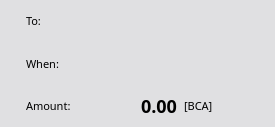
<?xml version="1.0" encoding="UTF-8"?>
<ui version="4.0">
 <class>LastSendTransactionView</class>
 <widget class="QWidget" name="LastSendTransactionView">
  <property name="geometry">
   <rect>
    <x>0</x>
    <y>0</y>
    <width>275</width>
    <height>127</height>
   </rect>
  </property>
  <property name="sizePolicy">
   <sizepolicy hsizetype="Fixed" vsizetype="Fixed">
    <horstretch>0</horstretch>
    <verstretch>0</verstretch>
   </sizepolicy>
  </property>
  <property name="minimumSize">
   <size>
    <width>275</width>
    <height>127</height>
   </size>
  </property>
  <property name="maximumSize">
   <size>
    <width>275</width>
    <height>127</height>
   </size>
  </property>
  <property name="windowTitle">
   <string>Form</string>
  </property>
  <layout class="QHBoxLayout" name="layout">
   <property name="spacing">
    <number>0</number>
   </property>
   <property name="leftMargin">
    <number>0</number>
   </property>
   <property name="topMargin">
    <number>0</number>
   </property>
   <property name="rightMargin">
    <number>0</number>
   </property>
   <property name="bottomMargin">
    <number>0</number>
   </property>
   <item>
    <widget class="QWidget" name="widget" native="true">
     <property name="styleSheet">
      <string notr="true">background-color: #e0e0e2;</string>
     </property>
     <layout class="QHBoxLayout" name="layout2">
      <property name="spacing">
       <number>0</number>
      </property>
      <property name="leftMargin">
       <number>0</number>
      </property>
      <property name="topMargin">
       <number>0</number>
      </property>
      <property name="rightMargin">
       <number>0</number>
      </property>
      <property name="bottomMargin">
       <number>0</number>
      </property>
      <item>
       <layout class="QVBoxLayout" name="verticalLayout">
        <property name="spacing">
         <number>0</number>
        </property>
        <item>
         <layout class="QHBoxLayout" name="horizontalLayout">
          <property name="leftMargin">
           <number>5</number>
          </property>
          <property name="rightMargin">
           <number>5</number>
          </property>
          <item>
           <widget class="QLabel" name="label_2">
            <property name="sizePolicy">
             <sizepolicy hsizetype="Fixed" vsizetype="Preferred">
              <horstretch>0</horstretch>
              <verstretch>0</verstretch>
             </sizepolicy>
            </property>
            <property name="font">
             <font>
              <family>Roboto Mono</family>
              <pointsize>-1</pointsize>
              <weight>50</weight>
              <bold>false</bold>
             </font>
            </property>
            <property name="styleSheet">
             <string notr="true">font-family: &quot;Roboto Mono&quot;;
font-size: 11px;
font-weight: 400;
padding-left: 18px;</string>
            </property>
            <property name="text">
             <string>To:</string>
            </property>
           </widget>
          </item>
          <item>
           <widget class="QLabel" name="labelTo">
            <property name="sizePolicy">
             <sizepolicy hsizetype="Expanding" vsizetype="Preferred">
              <horstretch>0</horstretch>
              <verstretch>0</verstretch>
             </sizepolicy>
            </property>
            <property name="font">
             <font>
              <family>Roboto Mono</family>
              <pointsize>-1</pointsize>
              <weight>87</weight>
              <bold>true</bold>
             </font>
            </property>
            <property name="styleSheet">
             <string notr="true">font-family: &quot;Roboto Mono&quot;;
font-size: 11px;
font-weight: 700;
padding-right: 17px;</string>
            </property>
            <property name="text">
             <string/>
            </property>
            <property name="alignment">
             <set>Qt::AlignRight|Qt::AlignTrailing|Qt::AlignVCenter</set>
            </property>
           </widget>
          </item>
         </layout>
        </item>
        <item>
         <layout class="QHBoxLayout" name="horizontalLayout_2">
          <property name="leftMargin">
           <number>5</number>
          </property>
          <property name="rightMargin">
           <number>5</number>
          </property>
          <item>
           <widget class="QLabel" name="label_4">
            <property name="sizePolicy">
             <sizepolicy hsizetype="Fixed" vsizetype="Preferred">
              <horstretch>0</horstretch>
              <verstretch>0</verstretch>
             </sizepolicy>
            </property>
            <property name="font">
             <font>
              <family>Roboto Mono</family>
              <pointsize>-1</pointsize>
              <weight>50</weight>
              <bold>false</bold>
             </font>
            </property>
            <property name="styleSheet">
             <string notr="true">font-family: &quot;Roboto Mono&quot;;
font-size: 11px;
font-weight: 400;
padding-left: 18px;</string>
            </property>
            <property name="text">
             <string>When:</string>
            </property>
           </widget>
          </item>
          <item>
           <widget class="QLabel" name="labelWhen">
            <property name="sizePolicy">
             <sizepolicy hsizetype="Expanding" vsizetype="Preferred">
              <horstretch>0</horstretch>
              <verstretch>0</verstretch>
             </sizepolicy>
            </property>
            <property name="styleSheet">
             <string notr="true">font-family: &quot;Roboto Mono&quot;;
font-size: 11px;
font-weight: 400;
padding-right: 17px;</string>
            </property>
            <property name="text">
             <string/>
            </property>
            <property name="alignment">
             <set>Qt::AlignRight|Qt::AlignTrailing|Qt::AlignVCenter</set>
            </property>
           </widget>
          </item>
         </layout>
        </item>
        <item>
         <layout class="QHBoxLayout" name="horizontalLayout_3">
          <property name="leftMargin">
           <number>5</number>
          </property>
          <property name="rightMargin">
           <number>5</number>
          </property>
          <item>
           <widget class="QLabel" name="label">
            <property name="sizePolicy">
             <sizepolicy hsizetype="Fixed" vsizetype="Preferred">
              <horstretch>0</horstretch>
              <verstretch>0</verstretch>
             </sizepolicy>
            </property>
            <property name="font">
             <font>
              <family>Roboto Mono</family>
              <pointsize>-1</pointsize>
              <weight>50</weight>
              <bold>false</bold>
             </font>
            </property>
            <property name="styleSheet">
             <string notr="true">font-family: &quot;Roboto Mono&quot;;
font-size: 11px;
font-weight: 400;
padding-left: 18px;</string>
            </property>
            <property name="text">
             <string>Amount:</string>
            </property>
           </widget>
          </item>
          <item>
           <widget class="QLabel" name="amountLabel">
            <property name="font">
             <font>
              <family>Roboto Mono</family>
              <pointsize>-1</pointsize>
              <weight>87</weight>
              <bold>true</bold>
             </font>
            </property>
            <property name="styleSheet">
             <string notr="true">font-family: &quot;Roboto Mono&quot;;
font-size: 18px;
font-weight: 700;</string>
            </property>
            <property name="text">
             <string>0.00</string>
            </property>
            <property name="alignment">
             <set>Qt::AlignRight|Qt::AlignTrailing|Qt::AlignVCenter</set>
            </property>
           </widget>
          </item>
          <item>
           <widget class="QLabel" name="label_3">
            <property name="sizePolicy">
             <sizepolicy hsizetype="Fixed" vsizetype="Preferred">
              <horstretch>0</horstretch>
              <verstretch>0</verstretch>
             </sizepolicy>
            </property>
            <property name="font">
             <font>
              <family>Roboto Mono</family>
              <pointsize>-1</pointsize>
              <weight>50</weight>
              <bold>false</bold>
             </font>
            </property>
            <property name="styleSheet">
             <string notr="true">font-family: &quot;Roboto Mono&quot;;
font-size: 11px;
font-weight: 400;
padding-left: 4px;
padding-right: 17px;</string>
            </property>
            <property name="text">
             <string>[BCA]</string>
            </property>
           </widget>
          </item>
         </layout>
        </item>
       </layout>
      </item>
      <item>
       <widget class="QWidget" name="statusBg" native="true">
        <property name="sizePolicy">
         <sizepolicy hsizetype="Fixed" vsizetype="Fixed">
          <horstretch>0</horstretch>
          <verstretch>0</verstretch>
         </sizepolicy>
        </property>
        <property name="minimumSize">
         <size>
          <width>37</width>
          <height>127</height>
         </size>
        </property>
        <property name="maximumSize">
         <size>
          <width>37</width>
          <height>127</height>
         </size>
        </property>
        <property name="styleSheet">
         <string notr="true"/>
        </property>
        <widget class="QWidget" name="statusIco" native="true">
         <property name="geometry">
          <rect>
           <x>7</x>
           <y>55</y>
           <width>22</width>
           <height>22</height>
          </rect>
         </property>
         <property name="sizePolicy">
          <sizepolicy hsizetype="Fixed" vsizetype="Fixed">
           <horstretch>0</horstretch>
           <verstretch>0</verstretch>
          </sizepolicy>
         </property>
         <property name="minimumSize">
          <size>
           <width>22</width>
           <height>22</height>
          </size>
         </property>
         <property name="maximumSize">
          <size>
           <width>22</width>
           <height>22</height>
          </size>
         </property>
        </widget>
       </widget>
      </item>
     </layout>
    </widget>
   </item>
  </layout>
 </widget>
 <resources/>
 <connections/>
</ui>
